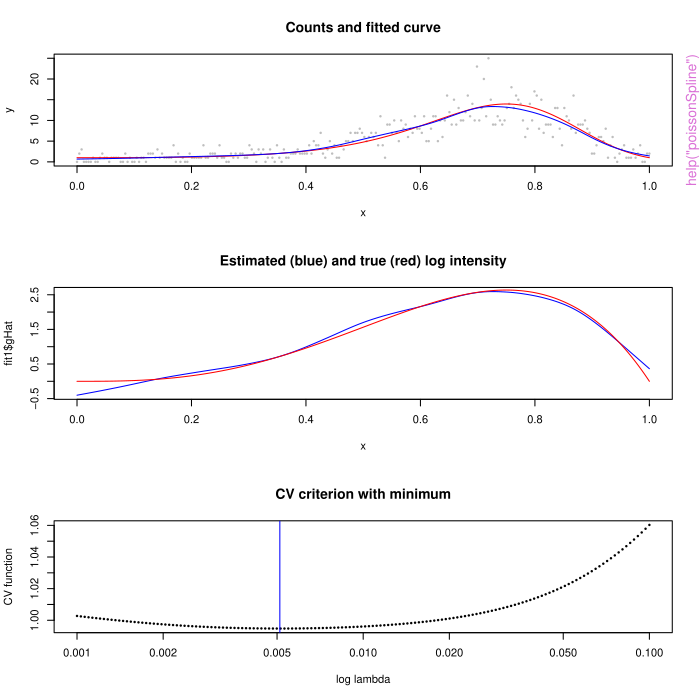

This figure's R source:
pkgname <- "LHSpline"
source(file.path(R.home("share"), "R", "examples-header.R"))
options(warn = 1)
library('LHSpline')

base::assign(".oldSearch", base::search(), pos = 'CheckExEnv')
base::assign(".old_wd", base::getwd(), pos = 'CheckExEnv')
cleanEx()
nameEx("poissonSpline")
### * poissonSpline

flush(stderr()); flush(stdout())

### Name: poissonSpline
### Title: Estimates a Poisson cubic smoothing spline
### Aliases: poissonSpline
### Keywords: spatial

### ** Examples

set.seed(12)
x<- seq( 0,1,length.out= 250)
alphaTrue<-  exp( 25*x^3*(1-x) )
#alphaTrue<-  alphaTrue/ max( alphaTrue)
gTrue<- log(alphaTrue )
y<- rpois(length( alphaTrue), lambda=alphaTrue)


lambdaGrid<- 10**( seq( -3, -1,length.out=150))
fit1<- poissonSpline( x,y, lambdaGrid= lambdaGrid)

set.panel(3,1)
plot( x,y, pch=16, col="grey", cex=.5)
lines( x, alphaTrue, col="red", lty=1)
lines( x, fit1$fitted.values, col="blue", lty=1)
title("Counts and fitted curve")

plot( x,fit1$gHat, type="l" , col="blue")
lines(x , gTrue, col="red")
title("Estimated (blue) and true (red) log intensity")

plot( fit1$info[,1], fit1$info[,4] ,
type="b",
pch=16,cex=.5,
xlab="log lambda", ylab="CV function", log="x")
xline( (fit1$fit$lambda), col="blue")
title("CV criterion with minimum")





cleanEx()
nameEx("splineDensity")
### * splineDensity

flush(stderr()); flush(stdout())

### Name: splineDensity
### Title: Log density estimate as a cubic spline
### Aliases: splineDensity

### ** Examples

# an easy one
set.seed( 122)
Y<- rnorm( 2000)
fitY<- splineDensity( Y)
set.panel(2,2 )
plot( fitY)
set.panel()

# compact support
set.seed( 322)
Y <- rbeta( 2000, shape1= 5, shape2=.5)
fitY<- splineDensity( Y, xlim=c(0,1), threshold=c(TRUE,TRUE) )
set.panel(2,2 )
plot( fitY)
set.panel()
xgrid<- seq( 0,1,,200)
hist( Y, prob=TRUE)
lines( xgrid, dbeta( xgrid, shape1= 5, shape2=.5), col="grey")
lines( xgrid, dsplineDensity( fitY, xgrid) , col="red")

# return levels assuming exponential tails

set.seed( 122)
Y<- rgamma( 5000, shape=2.5)
fitY<- splineDensity( Y,  threshold=c(TRUE,FALSE))
returnLevels<- seq( 5,12,,200)
Probs<- psplineDensity( fitY, returnLevels)
plot( 1/( 1-Probs), returnLevels, log="x")



### * <FOOTER>
###
cleanEx()
options(digits = 7L)
base::cat("Time elapsed: ", proc.time() - base::get("ptime", pos = 'CheckExEnv'),"\n")
grDevices::dev.off()
###
### Local variables: ***
### mode: outline-minor ***
### outline-regexp: "\\(> \\)?### [*]+" ***
### End: ***
quit('no')
